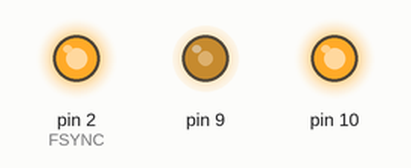
Recording of a sketch running on a simulated Arduino Uno, built with avr-gcc and run on an emulated ATmega328P. On the bench: output pins drawn as LEDs (lit = HIGH).

Above: at 1.2 s.
Timing chart, 0 to 2.7 s (numbered marks = the images above):
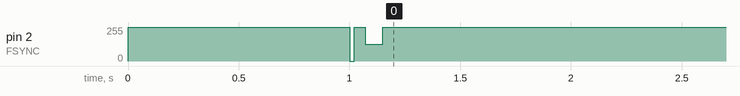

The sketch:

AD9833.ino
```cpp
// (licence header left out)
//#define PROCESSORCLOCK 998999 //works for square with 16Mhz clock
#define PROCESSORCLOCK 16000000 //works for triangle & sine with 16Mhz clock


int freq; //32-bit global frequency variable

#include <SPI.h>

#include "TimerOne.h"

// Define the FSYNC (used for SD funtion)
#define FSYNC 2

// SPISettings mySettings(8000000,MSBFIRST,SPI_MODE2); // for Qduino

void setup()
{
  Timer1.initialize(1);
  Timer1.pwm(9, 512);

  pinMode(FSYNC, OUTPUT); //FSYNC

  // Serial.begin(9600); // start serial communication at 9600bps
  // Serial.println("\n\nStartup\n\n");
  digitalWrite(FSYNC, HIGH);

  SPI.setDataMode(SPI_MODE2); // requires SPI Mode for AD9837
  //SPI.begin();
  SPI.begin();
  //SPI.beginTransaction(SPISettings(8000000,MSBFIRST,SPI_MODE2));

  delay(1000); //A little set up time, just to make sure everything's stable

  //Initial frequency
  freq = 440;
  ResetRegisterAD9837();
  WriteFrequencyAD9837(freq);

  //Serial.print("Frequency is ");
  //Serial.print(freq);
  //Serial.println("");

}

void loop()
{

}
void WriteFrequencyAD9837(long frequency)
{
  //
  int MSB;
  int LSB;
  int phase = 0;

  //We can't just send the actual frequency, we have to calculate the "frequency word".
  //This amounts to ((desired frequency)/(reference frequency)) x 0x10000000.
  //calculated_freq_word will hold the calculated result.
  long calculated_freq_word;
  double AD9837Val = 0.0;
  long twotwentyeight = 2;
  twotwentyeight <<= 28;

  AD9837Val = (double)frequency * (double)(twotwentyeight / PROCESSORCLOCK) ;
  calculated_freq_word = (long)AD9837Val;

  /*
  Serial.println("");
  Serial.print("Frequency word is ");
  Serial.print(calculated_freq_word);
  Serial.println("twotwentyeight is");
  Serial.println(twotwentyeight);
  Serial.println("");
  */
  //Once we've got that, we split it up into separate bytes.

  calculated_freq_word &= 0x0FFFFFFF; //zero out 4 high bits
  long LMSB = calculated_freq_word & 0x0FFFC000; // take top 14 bits
  MSB = (int)((LMSB >> 14) & 0x0000FFFF); // and put them into a 16 bit int
  long LLSB = calculated_freq_word & 0x00003FFF;//take lower 14 bits
  LSB = (int)(LLSB & 0x0000FFFF); //put in 16 bit int


  //Set control bits DB15 ande DB14 to 0 and one, respectively, for frequency register 0
  LSB |= 0x4000;
  MSB |= 0x4000;

  phase |= 0xC000;

  WriteRegisterAD9837(0x2100);

  //delay(500);

  //Set the frequency==========================
  WriteRegisterAD9837(LSB); //lower 14 bits

  WriteRegisterAD9837(MSB); //upper 14 bits

  WriteRegisterAD9837(phase); //mid-low

  //Power it back up
  //WriteRegisterAD9837(0x2020); //square
  WriteRegisterAD9837(0x2000); //sin
  //WriteRegisterAD9837(0x2002); //triangle

}

//This is the guy that does the actual talking to the AD9837
void WriteRegisterAD9837(int dat)
{
  digitalWrite(FSYNC, LOW); //Set FSYNC low

  delay(10);

  SPI.transfer(highByte(dat)); Serial.println(highByte(dat));
  SPI.transfer(lowByte(dat)); Serial.println(lowByte(dat));


  digitalWrite(FSYNC, HIGH); //Set FSYNC high
  delay(10);
}


void ResetRegisterAD9837()
{

  Serial.println("Resetting registers");
  digitalWrite(FSYNC, LOW); //Set FSYNC low
  delay(10);

  SPI.transfer(0x01);
  SPI.transfer(0x00);

  digitalWrite(FSYNC, HIGH); //Set FSYNC high
}
```

Measured:
- by itself, pin 2 (FSYNC): 255/255 → 124/255 at 1.0 s, → 255/255 0.15 s later
